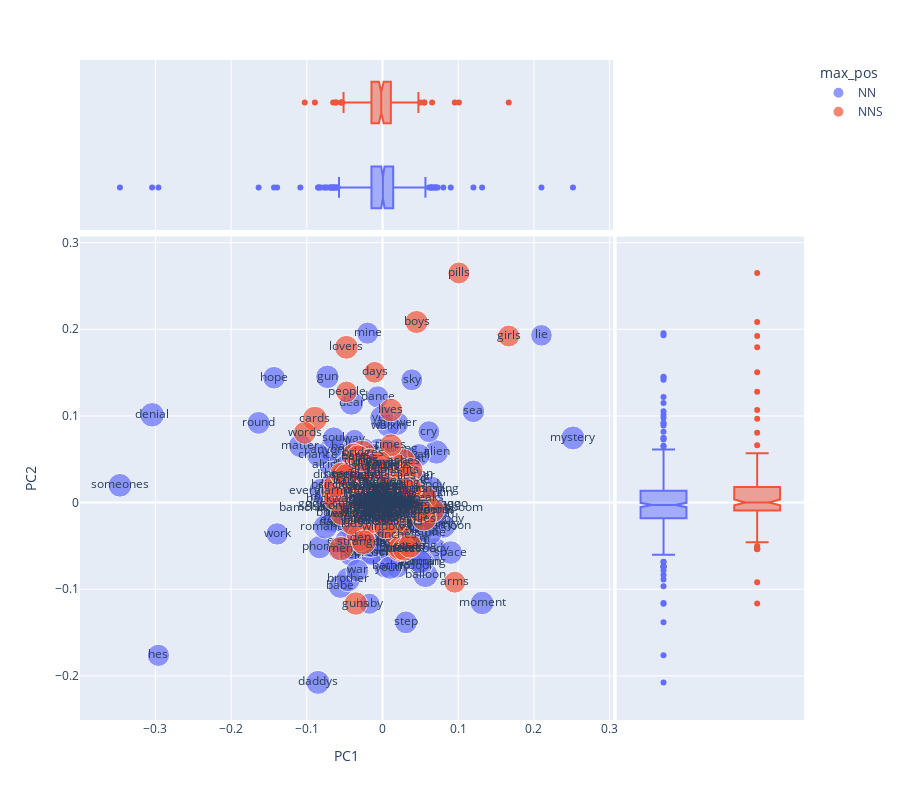

The code cell stored with this chart in its notebook:
### Code cell
vis_loadings(1, 2)

### Figure 1 — Plotly figure (JSON) as saved in the notebook; plotly's stock layout.template omitted (floating-point values rounded to 4 significant figures; data arrays with more than 128 entries replaced by an {"elided": "..."} marker saying what was removed)
{"data": [{"hovertemplate": "max_pos=NN<br>PC1=%{x}<br>PC2=%{y}<br>i=%{marker.size}<br>term_str=%{text}<extra></extra>", "legendgroup": "NN", "marker": {"color": "#636efa", "size": {"elided": "402 float values"}, "sizemode": "area", "sizeref": 0.04389, "symbol": "circle"}, "mode": "markers+text", "name": "NN", "orientation": "v", "showlegend": true, "text": {"elided": "402 str values"}, "type": "scatter", "x": {"elided": "402 float values"}, "xaxis": "x", "y": {"elided": "402 float values"}, "yaxis": "y"}, {"alignmentgroup": "True", "hovertemplate": "max_pos=NN<br>PC1=%{x}<extra></extra>", "legendgroup": "NN", "marker": {"color": "#636efa", "symbol": "circle"}, "name": "NN", "notched": true, "offsetgroup": "NN", "showlegend": false, "type": "box", "x": {"elided": "402 float values"}, "xaxis": "x3", "yaxis": "y3"}, {"alignmentgroup": "True", "hovertemplate": "max_pos=NN<br>PC2=%{y}<extra></extra>", "legendgroup": "NN", "marker": {"color": "#636efa", "symbol": "circle"}, "name": "NN", "notched": true, "offsetgroup": "NN", "showlegend": false, "type": "box", "xaxis": "x2", "y": {"elided": "402 float values"}, "yaxis": "y2"}, {"hovertemplate": "max_pos=NNS<br>PC1=%{x}<br>PC2=%{y}<br>i=%{marker.size}<br>term_str=%{text}<extra></extra>", "legendgroup": "NNS", "marker": {"color": "#EF553B", "size": {"elided": "160 float values"}, "sizemode": "area", "sizeref": 0.04389, "symbol": "circle"}, "mode": "markers+text", "name": "NNS", "orientation": "v", "showlegend": true, "text": {"elided": "160 str values"}, "type": "scatter", "x": {"elided": "160 float values"}, "xaxis": "x", "y": {"elided": "160 float values"}, "yaxis": "y"}, {"alignmentgroup": "True", "hovertemplate": "max_pos=NNS<br>PC1=%{x}<extra></extra>", "legendgroup": "NNS", "marker": {"color": "#EF553B", "symbol": "circle"}, "name": "NNS", "notched": true, "offsetgroup": "NNS", "showlegend": false, "type": "box", "x": {"elided": "160 float values"}, "xaxis": "x3", "yaxis": "y3"}, {"alignmentgroup": "True", "hovertemplate": "max_pos=NNS<br>PC2=%{y}<extra></extra>", "legendgroup": "NNS", "marker": {"color": "#EF553B", "symbol": "circle"}, "name": "NNS", "notched": true, "offsetgroup": "NNS", "showlegend": false, "type": "box", "xaxis": "x2", "y": {"elided": "160 float values"}, "yaxis": "y2"}], "layout": {"height": 800, "legend": {"itemsizing": "constant", "title": {"text": "max_pos"}, "tracegroupgap": 0}, "margin": {"t": 60}, "xaxis": {"anchor": "y", "domain": [0, 0.7363], "title": {"text": "PC1"}}, "xaxis2": {"anchor": "y2", "domain": [0.7413, 1], "matches": "x2", "showgrid": false, "showline": false, "showticklabels": false, "ticks": ""}, "xaxis3": {"anchor": "y3", "domain": [0, 0.7363], "matches": "x", "showgrid": true, "showticklabels": false}, "xaxis4": {"anchor": "y4", "domain": [0.7413, 1], "matches": "x2", "showgrid": false, "showline": false, "showticklabels": false, "ticks": ""}, "yaxis": {"anchor": "x", "domain": [0, 0.7326], "title": {"text": "PC2"}}, "yaxis2": {"anchor": "x2", "domain": [0, 0.7326], "matches": "y", "showgrid": true, "showticklabels": false}, "yaxis3": {"anchor": "x3", "domain": [0.7426, 1], "matches": "y3", "showgrid": false, "showline": false, "showticklabels": false, "ticks": ""}, "yaxis4": {"anchor": "x4", "domain": [0.7426, 1], "matches": "y3", "showgrid": true, "showline": false, "showticklabels": false, "ticks": ""}}}
